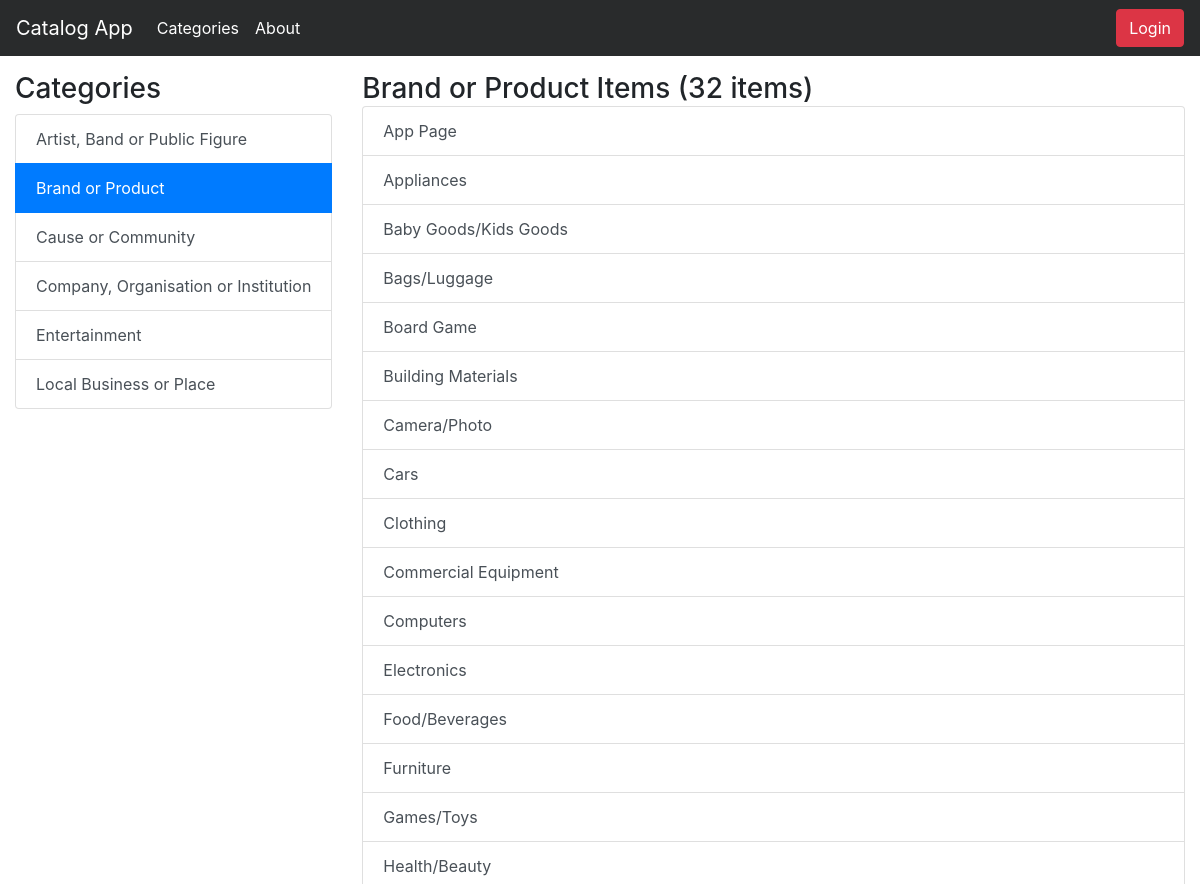
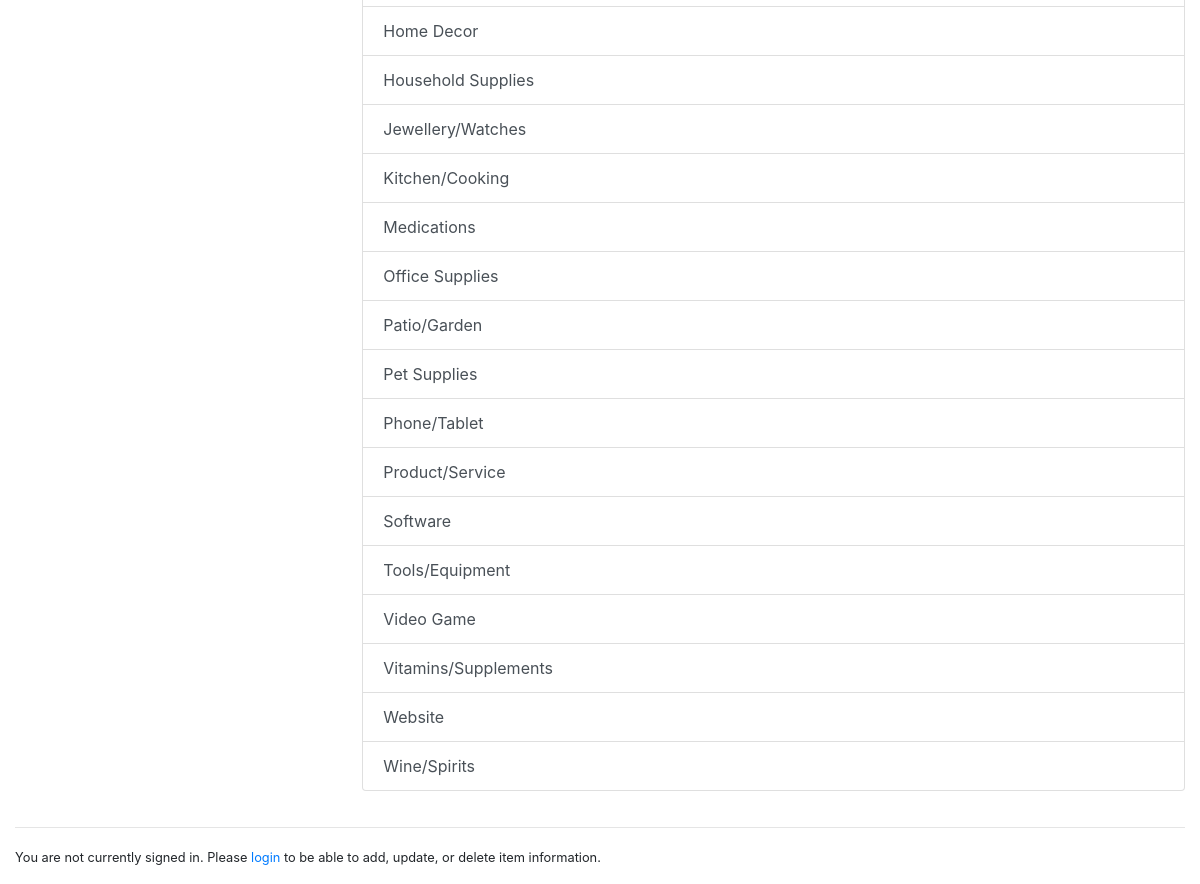
/catalog/Brand or Product/items, run on the app's committed database (2 pictures, top to bottom).
### models.py (models this page shows, shortened)
class Category(Base):
    __tablename__ = "category"
    id = Column(Integer, primary_key = True)
    name = Column(String(80), nullable = False, index = True)
    created_date = Column(DateTime, default = datetime.utcnow, nullable = False)
    updated_date = Column(DateTime, default = datetime.utcnow, onupdate = datetime.utcnow, nullable = False)
    user_id = Column(Integer, ForeignKey("user.id"))
    user = relationship(User)

class Item(Base):
    __tablename__ = "item"
    __table_args__ = (UniqueConstraint('category_id', 'title', name = 'key'),)
    id = Column(Integer, primary_key = True)
    title = Column(String(80), nullable = False)
    description = Column(String(250))
    created_date = Column(DateTime, default = datetime.utcnow)
    updated_date = Column(DateTime, default = datetime.utcnow, onupdate = datetime.utcnow)
    category_id = Column(Integer, ForeignKey("category.id"))
    category = relationship(Category)
    user_id = Column(Integer, ForeignKey("user.id"))
    user = relationship(User)

### application.py (the view)
@app.route("/catalog/<path:category_name>")
@app.route("/catalog/<path:category_name>/items")
def show_items(category_name):
    categories = session.query(Category).order_by(asc(Category.name)).all()
    category = session.query(Category).filter_by(name=category_name).first()
    items = session.query(Item).filter_by(category_id=category.id).all()
    if len(items) < 2:
        title = "{} Item ({} item)"
    else:
        title = "{} Items ({} items)"
    return render_template(
        "categories.html",
        items_title=title.format(category.name, len(items)),
        categories=categories,
        category=category,
        items=items)

### templates/categories.html (shortened to what this page needs)
{% extends "base.html" %}
{% block content %}
  <div class="row" style="margin-top: 12px;">
    <div class="col-auto">
      <h3>Categories</h3>
      {% if categories %}
        <div class="list-group">
          {% for c in categories %}
            <a href="{{url_for('show_items', category_name=c.name)}}"
              class="list-group-item list-group-item-action {% if category and category.name == c.name %}active{% endif %}">{{ c.name }}</a>
          {% endfor %}
        </div>
      {% else %}
        <div class="alert alert-warning" role="alert">
          No Categories Found!
        </div>
      {% endif %}
    </div>
    <div class="col">
      <span class="h3">{{ items_title }}</span>
      {% if items %}
        <div class="list-group">
          {% for i in items %}
            <a href="{{url_for('show_item', category_name=i.category.name, item_title=i.title)}}"
            class="list-group-item list-group-item-action">{{ i.title }}
              {% if not category %}<em class="text-danger">({{ i.category.name }})</em>{% endif %}</a>
          {% endfor %}
        </div>
      {% else %}
        <div class="alert alert-warning" role="alert">
          No Items Found!
        </div>
      {% endif %}
    </div>
  </div>
{% endblock %}

### static/styles.css (style rules this page uses)
.list-group { margin-bottom: 20px; }

### data on the page
Category: name "Artist, Band or Public Figure"
Category: name "Brand or Product"
Category: name "Cause or Community"
Category: name "Company, Organisation or Institution"
Category: name "Entertainment"
Category: name "Local Business or Place"
Item: title "App Page"
Item: title "Appliances"
Item: title "Baby Goods/Kids Goods"
Item: title "Bags/Luggage"
Item: title "Board Game"
Item: title "Building Materials"
Item: title "Camera/Photo"
Item: title "Cars"
Item: title "Clothing"
Item: title "Commercial Equipment"
Item: title "Computers"
Item: title "Electronics"
Item: title "Food/Beverages"
Item: title "Furniture"
Item: title "Games/Toys"
Item: title "Health/Beauty"
Item: title "Home Decor"
Item: title "Household Supplies"
Item: title "Jewellery/Watches"
Item: title "Kitchen/Cooking"
Item: title "Medications"
Item: title "Office Supplies"
Item: title "Patio/Garden"
Item: title "Pet Supplies"
Item: title "Phone/Tablet"
Item: title "Product/Service"
Item: title "Software"
Item: title "Tools/Equipment"
Item: title "Video Game"
Item: title "Vitamins/Supplements"
Item: title "Website"
Item: title "Wine/Spirits"

### other printed values
{{ items_title }} "Brand or Product Items (32 items)"
